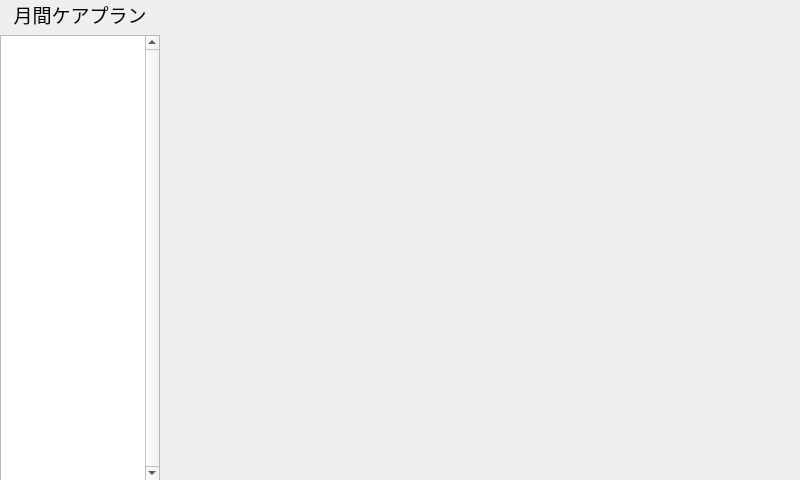
<?xml version="1.0" encoding="UTF-8"?>
<ui version="4.0">
 <class>monthly_care_plan</class>
 <widget class="QWidget" name="monthly_care_plan">
  <property name="geometry">
   <rect>
    <x>0</x>
    <y>0</y>
    <width>800</width>
    <height>480</height>
   </rect>
  </property>
  <property name="windowTitle">
   <string>Form</string>
  </property>
  <widget class="QWidget" name="verticalLayoutWidget">
   <property name="geometry">
    <rect>
     <x>0</x>
     <y>0</y>
     <width>160</width>
     <height>481</height>
    </rect>
   </property>
   <layout class="QVBoxLayout" name="verticalLayout">
    <item>
     <widget class="QLabel" name="care_plan_label">
      <property name="font">
       <font>
        <pointsize>14</pointsize>
       </font>
      </property>
      <property name="text">
       <string>月間ケアプラン</string>
      </property>
      <property name="alignment">
       <set>Qt::AlignCenter</set>
      </property>
     </widget>
    </item>
    <item>
     <widget class="QListWidget" name="human_list">
      <property name="mouseTracking">
       <bool>false</bool>
      </property>
      <property name="verticalScrollBarPolicy">
       <enum>Qt::ScrollBarAlwaysOn</enum>
      </property>
     </widget>
    </item>
   </layout>
  </widget>
  <widget class="QWidget" name="human_widget" native="true">
   <property name="geometry">
    <rect>
     <x>160</x>
     <y>0</y>
     <width>641</width>
     <height>481</height>
    </rect>
   </property>
  </widget>
 </widget>
 <resources/>
 <connections/>
</ui>
